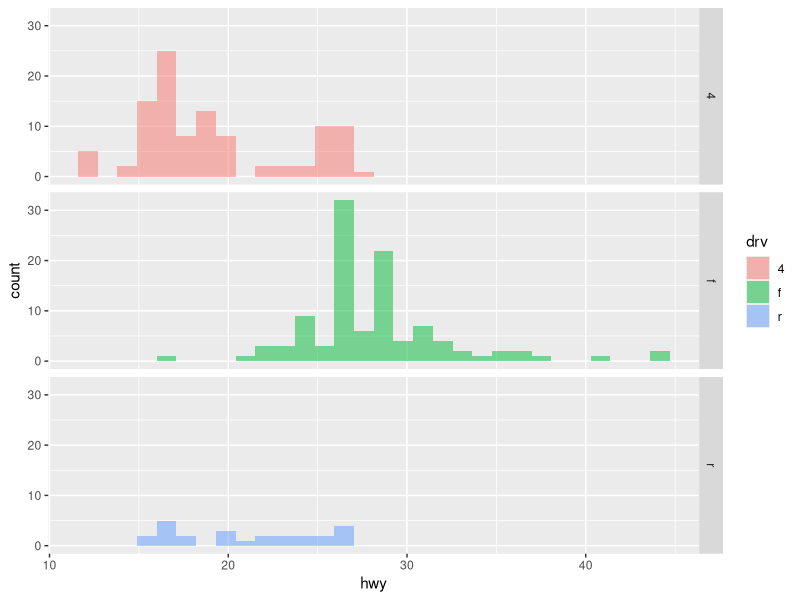

Source code (R):
## ---- chunk 1
library(tidyverse)
construction %>% 
  pivot_longer(cols = Northeast:West, 
               names_to = "Region",
               values_to = "Completed_Units_Region") %>% 
  pivot_longer(cols = `1 unit`: `5 units or more`,
               names_to = "Size",
               values_to = "Completed_Units_Size")
## ---- chunk 2
library(tidyverse)
ggplot(mpg)+
  geom_histogram(aes(hwy, fill = drv),
                 alpha = 0.5)+
  facet_grid(drv ~ .)
